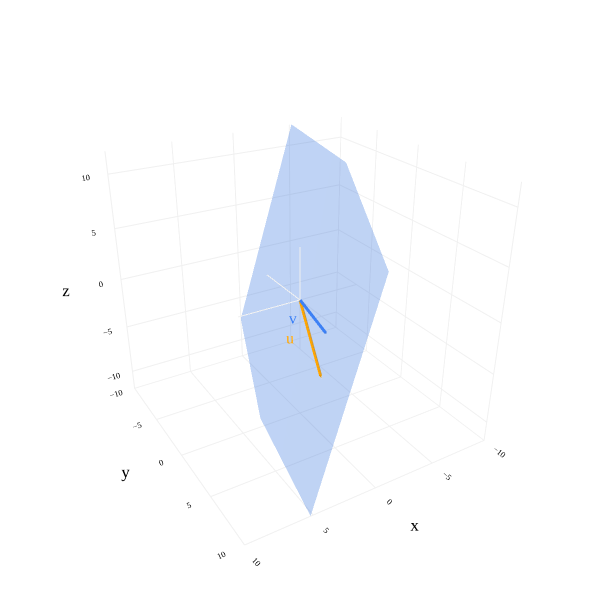

Notebook code cell kept with this figure:
### Markdown cell above
---

## Spans are Subspaces, and Vice Versa

The last example we walked through above, $\{{ \begin{bmatrix} 1 \\ -3 \\ 2 \end{bmatrix} \mid t \in \mathbb{R} \}}$, is a subspace of $\mathbb{R}^3$. It is also the span of the vector $\begin{bmatrix} 1 \\ -3 \\ 2 \end{bmatrix}$. It turns out that this correspondence between spans and subspaces is true in general.

:::{attention} Spans are Subspaces

If ${\color{#3d81f6}\vec v_1}, {\color{#3d81f6}\vec v_2}, \ldots, {\color{#3d81f6}\vec v_d}$ are vectors in $\mathbb{R}^n$, then the **span** (i.e. set of all possible linear combinations) of these vectors is a subspace of $\mathbb{R}^n$.

In other words,

$$\text{span}(\{{\color{#3d81f6}\vec v_1}, {\color{#3d81f6}\vec v_2}, \ldots, {\color{#3d81f6}\vec v_d}\}) = \left\{a_1{\color{#3d81f6}\vec v_1} + a_2{\color{#3d81f6}\vec v_2} + \cdots + a_d{\color{#3d81f6}\vec v_d} \;\middle\vert\; a_1, a_2, \ldots, a_d \in \mathbb{R}\right\}$$

is a subspace of $\mathbb{R}^n$.
:::

This is true essentially by the definition of a span. The span of a collection of vectors is defined to be the set of all of their possible linear combinations. If you pick any two vectors in the span, they're both made of the same building blocks (spanning vectors), so if you make a linear combination of these two new vectors, that'll still be made up of the same building blocks.

### Example: Span of Two Vectors in $\mathbb{R}^3$ ✅

As an example, consider the span of the vectors

$${\color{orange}\vec u = \begin{bmatrix} 2 \\ 6 \\ -3 \end{bmatrix}}, \quad {\color{#3d81f6}\vec v = \begin{bmatrix} 1 \\ 5 \\ 0 \end{bmatrix}}$$

$\text{span}(\{{\color{orange}\vec u}, {\color{#3d81f6}\vec v}\})$ contains all vectors of the form $c{\color{orange}\vec u} + d{\color{#3d81f6}\vec v}$. Let's pick two such vectors, say $$\vec x =2{\color{orange}\vec u} + 3{\color{#3d81f6}\vec v}, \quad \vec y =4{\color{orange}\vec u} - 2{\color{#3d81f6}\vec v}$$

Both $\vec x$ and $\vec y$ are in $\text{span}(\{{\color{orange}\vec u}, {\color{#3d81f6}\vec v}\})$. Now, let's take a linear combination of these two new vectors, say, $5 \vec x - \frac{1}{2} \vec y$, and check if that's also in $\text{span}(\{{\color{orange}\vec u}, {\color{#3d81f6}\vec v}\})$. This linear combination is

$$5 \vec x - \frac{1}{2} \vec y = 5(2{\color{orange}\vec u} + 3{\color{#3d81f6}\vec v}) - \frac{1}{2}(4{\color{orange}\vec u} - 2{\color{#3d81f6}\vec v})$$

But, simplifying this expression shows us that it's equivalent to

$$5 \vec x - \frac{1}{2} \vec y = 10{\color{orange}\vec u} + 15{\color{#3d81f6}\vec v} - 2{\color{orange}\vec u} + {\color{#3d81f6}\vec v} = 8{\color{orange}\vec u} + 16{\color{#3d81f6}\vec v}$$

which clearly shows that a linear combination of $\vec x$ and $\vec y$ is really just a linear combination of $\color{orange} \vec u$ and $\color{#3d81f6} \vec v$.

All of this is to say, if you pick any two vectors in $\text{span}(\{{\color{orange}\vec u}, {\color{#3d81f6}\vec v}\})$, their linear combinations will also be in $\text{span}(\{{\color{orange}\vec u}, {\color{#3d81f6}\vec v}\})$, so $\text{span}(\{{\color{orange}\vec u}, {\color{#3d81f6}\vec v}\})$ is closed under addition and scalar multiplication. It also contains the zero vector (since you could take $0{\color{orange}\vec u} + 0{\color{#3d81f6}\vec v} = \vec 0$), so this span <span style="color:#3d81f6; font-weight:bold">is a subspace</span> of $\mathbb{R}^3$.

Let's not forget that the span of two non-collinear vectors in $\mathbb{R}^3$ is a plane. So, since $\text{span}(\{{\color{orange}\vec u}, {\color{#3d81f6}\vec v}\})$ is a subspace, the corresponding plane is also a subspace of $\mathbb{R}^3$ (because it's the same thing as the span of the vectors).

### Code cell
import numpy as np
import plotly.graph_objects as go
from utils import plot_vectors

# Define the two spanning vectors
u = np.array([2, 6, -3])   # orange
v = np.array([1, 5, 0])    # blue

# To plot the plane spanned by u and v, create a grid of linear combinations
plane_extent = 5
num_points = 20
s_range = np.linspace(-plane_extent, plane_extent, num_points)
t_range = np.linspace(-plane_extent, plane_extent, num_points)
S, T = np.meshgrid(s_range, t_range)

# Compute all points s*u + t*v
X = S * u[0] + T * v[0]
Y = S * u[1] + T * v[1]
Z = S * u[2] + T * v[2]

fig = plot_vectors([
    (tuple(u), "orange", "u"),
    (tuple(v), "#3d81f6", "v"),
], vdeltax=3
, vdeltay=2)

# Plot the plane
fig.add_trace(go.Surface(
    x=X,
    y=Y,
    z=Z,
    opacity=0.4,
    colorscale=[[0, 'rgba(61,129,246,0.8)'], [1, 'rgba(61,129,246,0.8)']],
    showscale=False,
))

# Add faint lines at x=0, y=0, z=0
line_range = [-5, 5]
fig.add_trace(go.Scatter3d(
    x=[0, 0], y=line_range, z=[0, 0],
    mode='lines',
    line=dict(color='#f0f0f0', width=2),
    showlegend=False,
    hoverinfo='skip'
))
fig.add_trace(go.Scatter3d(
    x=line_range, y=[0, 0], z=[0, 0],
    mode='lines',
    line=dict(color='#f0f0f0', width=2),
    showlegend=False,
    hoverinfo='skip'
))
fig.add_trace(go.Scatter3d(
    x=[0, 0], y=[0, 0], z=line_range,
    mode='lines',
    line=dict(color='#f0f0f0', width=2),
    showlegend=False,
    hoverinfo='skip'
))

fig.update_layout(
    scene=dict(
        xaxis=dict(
            range=[-10, 10],
            title='x',
            backgroundcolor='white',
            gridcolor='#f0f0f0',
            zerolinecolor='#f0f0f0',
            showbackground=True,
        ),
        yaxis=dict(
            range=[-10, 10],
            title='y',
            backgroundcolor='white',
            gridcolor='#f0f0f0',
            zerolinecolor='#f0f0f0',
            showbackground=True,
        ),
        zaxis=dict(
            range=[-12, 12],
            title='z',
            backgroundcolor='white',
            gridcolor='#f0f0f0',
            zerolinecolor='#f0f0f0',
            showbackground=True,
        ),
        aspectmode='cube',
    ),
    width=600,
    height=600,
    scene_camera=dict(
        eye=dict(x=1.2, y=2, z=1.2)
    ),
    font=dict(family='Palatino'),
    paper_bgcolor='white',
    plot_bgcolor='white'
)

fig.show()

### Figure 1 — Plotly figure (JSON) as saved in the notebook; plotly's stock layout.template omitted (floating-point values rounded to 4 significant figures; data arrays with more than 128 entries replaced by an {"elided": "..."} marker saying what was removed)
{"data": [{"hovertemplate": "(%{x}, %{y}, %{z})<extra></extra>", "line": {"color": "orange", "width": 6}, "mode": "lines", "showlegend": false, "type": "scatter3d", "x": [0, 2], "y": [0, 6], "z": [0, -3]}, {"colorscale": [[0, "orange"], [1, "orange"]], "hoverinfo": "skip", "showlegend": false, "showscale": false, "sizemode": "raw", "sizeref": 0.4, "type": "cone", "u": [0.2], "v": [0.6], "w": [-0.3], "x": [2], "y": [6], "z": [-3]}, {"hoverinfo": "skip", "mode": "text", "showlegend": false, "text": ["u"], "textfont": {"color": "orange", "family": "Palatino", "size": 16}, "textposition": "middle center", "type": "scatter3d", "x": [2.423], "y": [2.684], "z": [-1.5]}, {"hovertemplate": "(%{x}, %{y}, %{z})<extra></extra>", "line": {"color": "#3d81f6", "width": 6}, "mode": "lines", "showlegend": false, "type": "scatter3d", "x": [0, 1], "y": [0, 5], "z": [0, 0]}, {"colorscale": [[0, "#3d81f6"], [1, "#3d81f6"]], "hoverinfo": "skip", "showlegend": false, "showscale": false, "sizemode": "raw", "sizeref": 0.4, "type": "cone", "u": [0.1], "v": [0.5], "w": [0], "x": [1], "y": [5], "z": [0]}, {"hoverinfo": "skip", "mode": "text", "showlegend": false, "text": ["v"], "textfont": {"color": "#3d81f6", "family": "Palatino", "size": 16}, "textposition": "middle center", "type": "scatter3d", "x": [1.971], "y": [2.304], "z": [0]}, {"colorscale": [[0, "rgba(61,129,246,0.8)"], [1, "rgba(61,129,246,0.8)"]], "opacity": 0.4, "showscale": false, "type": "surface", "x": {"elided": "20x20 float values"}, "y": {"elided": "20x20 float values"}, "z": {"elided": "20x20 float values"}}, {"hoverinfo": "skip", "line": {"color": "#f0f0f0", "width": 2}, "mode": "lines", "showlegend": false, "type": "scatter3d", "x": [0, 0], "y": [-5, 5], "z": [0, 0]}, {"hoverinfo": "skip", "line": {"color": "#f0f0f0", "width": 2}, "mode": "lines", "showlegend": false, "type": "scatter3d", "x": [-5, 5], "y": [0, 0], "z": [0, 0]}, {"hoverinfo": "skip", "line": {"color": "#f0f0f0", "width": 2}, "mode": "lines", "showlegend": false, "type": "scatter3d", "x": [0, 0], "y": [0, 0], "z": [-5, 5]}], "layout": {"font": {"color": "black", "family": "Palatino", "size": 14}, "height": 600, "margin": {"b": 0, "l": 0, "r": 0, "t": 0}, "paper_bgcolor": "white", "plot_bgcolor": "white", "scene": {"aspectmode": "cube", "aspectratio": {"x": 1.2, "y": 1.2, "z": 0.8}, "bgcolor": "white", "camera": {"eye": {"x": 1.2, "y": 2, "z": 1.2}}, "xaxis": {"backgroundcolor": "white", "gridcolor": "#f0f0f0", "range": [-10, 10], "showbackground": true, "tickfont": {"size": 10}, "title": {"text": "x"}, "zerolinecolor": "#f0f0f0"}, "yaxis": {"backgroundcolor": "white", "gridcolor": "#f0f0f0", "range": [-10, 10], "showbackground": true, "tickfont": {"size": 10}, "title": {"text": "y"}, "zerolinecolor": "#f0f0f0"}, "zaxis": {"backgroundcolor": "white", "gridcolor": "#f0f0f0", "range": [-12, 12], "showbackground": true, "tickfont": {"size": 10}, "title": {"text": "z"}, "zerolinecolor": "#f0f0f0"}}, "width": 600}}
